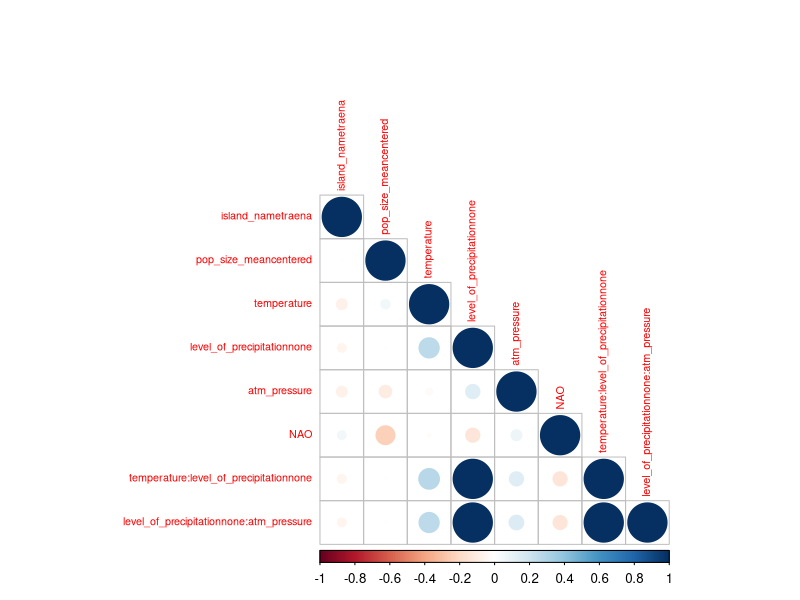
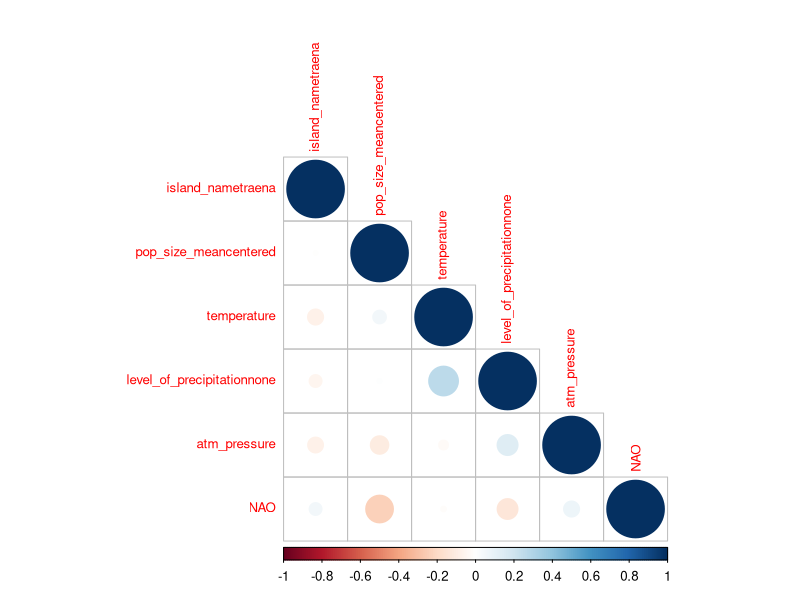
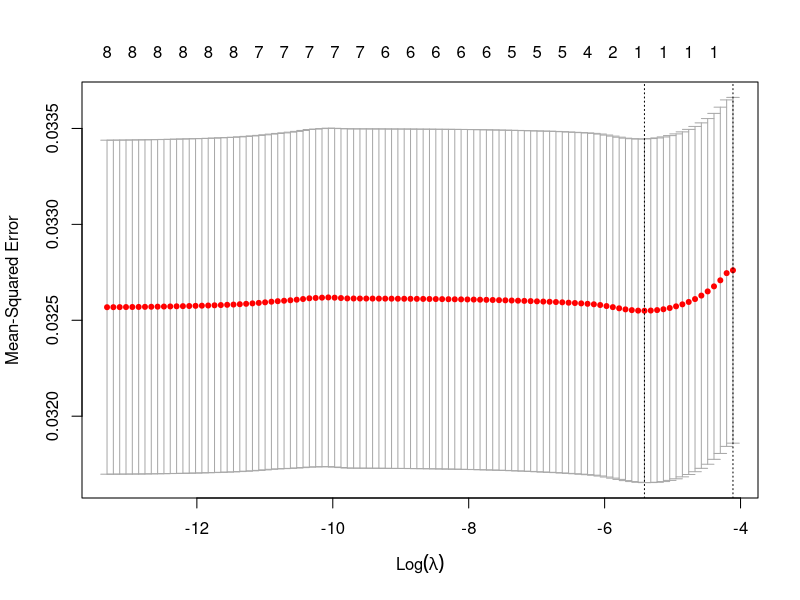
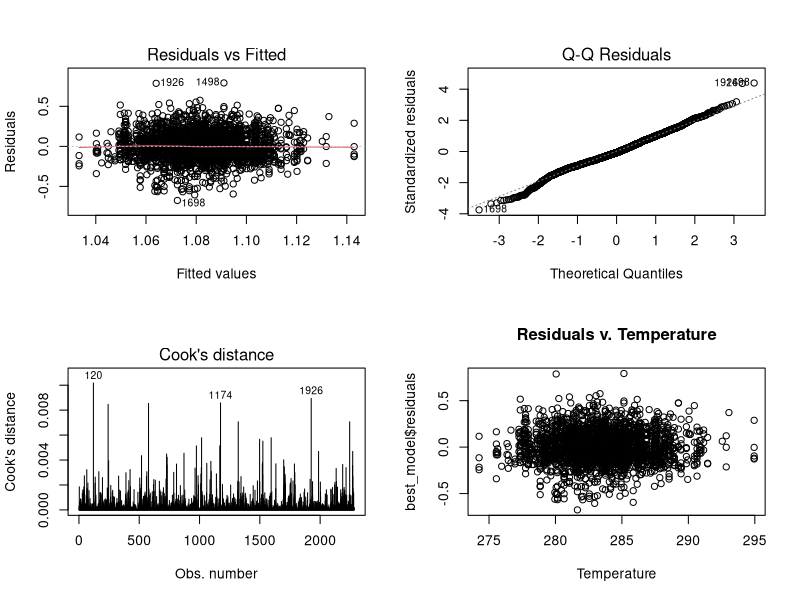
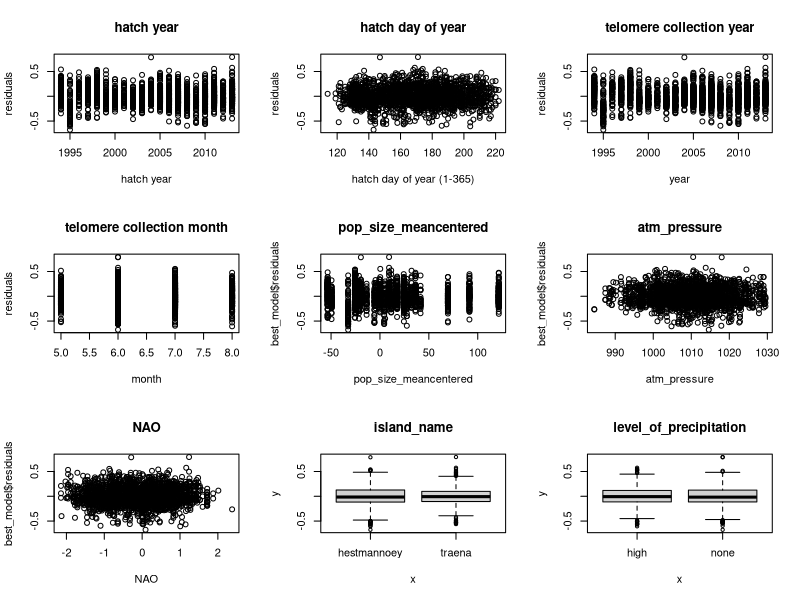
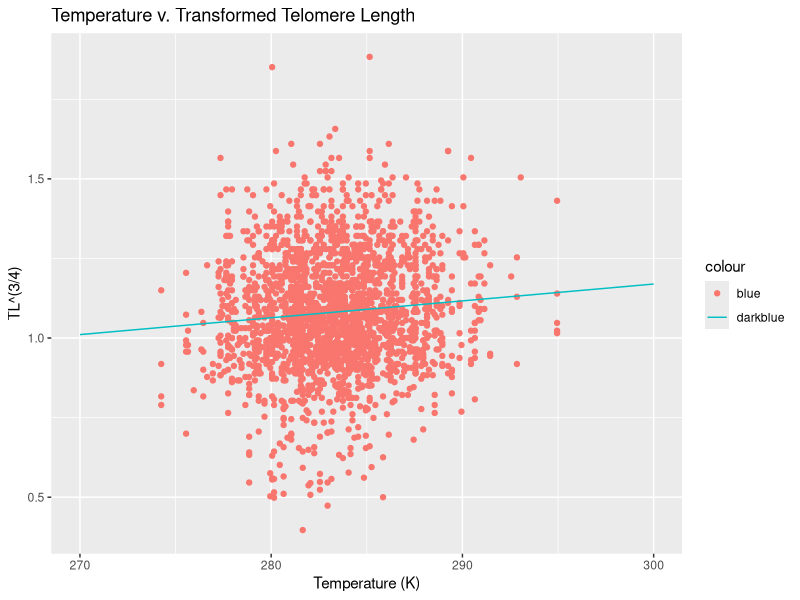
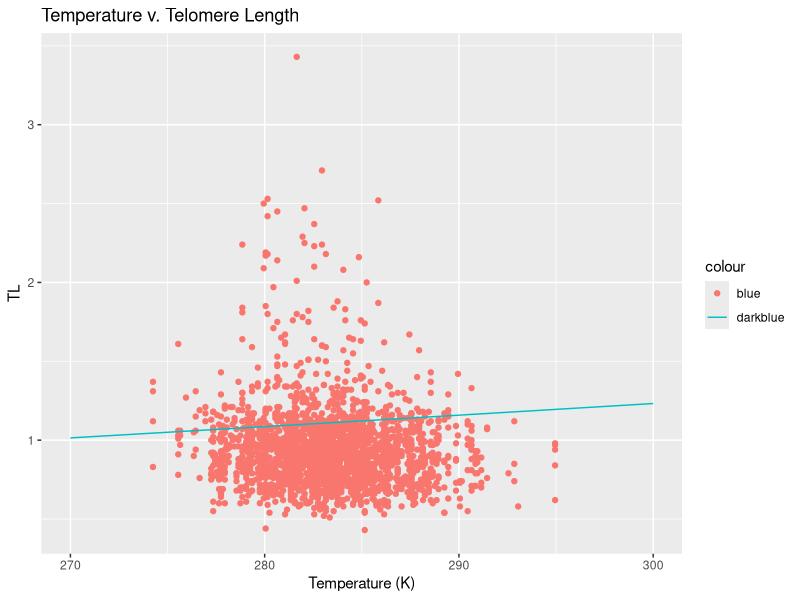

Recreate these plots in R, in order.
"
Summary:

B. Significant predictors
  5) Multicollinearity
      A. LASSO model (with interaction terms): full model regularized with LASSO
          - lambda 1se predictors: level_of_precipitation*atm_pressure, pop_size_meancentered, temperature, NAO
      B. No-interaction model: family-wise inference
          - significant predictor(s): temperature only
      C. Stepwise forward model
      D. ANOVA to compare LASSO model and no-interaction model
          - p-value = 0.10 => temperature is the only significant predictor
  6) Diagnostic plots
      - QQ plot
      - residuals v. fitted
      - residuals v. temperature
      - Cook's
      - independence of residuals (plot against date, observation no, other 5 ommitted var)
  7) re-transform back into original units
  8) also try a forward step wise model
      
"
#############################################################################################################
dev.off()
rm(list = ls())
# Libraries
library(corrplot)
library(glmnet)
library(ggplot2)
library(dplyr)
library(leaps)

# Functions
#############################################################################################################
# Accessing data
tl_df <- read.csv("./data_clean/predictors_of_tl_dataset.csv")
head(tl_df)
#############################################################################################################
# checking for multicollinearity
full_pred <- c("island_name",
                      "pop_size_meancentered",
                      "temperature*level_of_precipitation",
                      "level_of_precipitation * atm_pressure", "NAO"
)
full_formula <- as.formula(
  paste("bc_TL", 
        paste(full_pred, collapse = " + "),
        sep = " ~ ")
)
X <- model.matrix(lm(full_formula, data = tl_df), data = tl_df)[, -1]
corrplot(cor(X), type = "lower", tl.cex = 0.65)
# High multicollinearity among precipitation variables. Regularize with LASSO later.
dev.off()

# minus interactions
pred_nointer <- c("island_name",
                  "pop_size_meancentered",
                  "temperature", "level_of_precipitation",
                  "atm_pressure", "NAO"
)
nointer_formula <- as.formula(
  paste("bc_TL", 
        paste(pred_nointer, collapse = " + "),
        sep = " ~ ")
)
X_nointer <- model.matrix(lm(nointer_formula, data = tl_df), data = tl_df)[, -1]

corrplot(cor(X_nointer), type = "lower", tl.cex = 0.8)
# looks much better
dev.off()
####################################################################################################################
# LASSO Regularization on full model
X <- model.matrix(full_formula, data = tl_df)
cvfit <- cv.glmnet(x = X, y = tl_df$bc_TL, alpha = 1)

plot(cvfit)
dev.off()

print(cvfit)
coef(glmnet(X, tl_df$bc_TL), s = 0.001070)
# level_of_precipitation*atm_pressure, pop_size_meancentered, temperature, NAO
lasso_model <- lm(bc_TL ~ level_of_precipitation*atm_pressure
                  + pop_size_meancentered + temperature + NAO,
                  data = tl_df)

# t test model
nointer_model <- lm(nointer_formula, data = tl_df)
bonferroni_a <- 0.05/6
bonferroni_a
# 0.008333333
summary(nointer_model)
# temperature is the only significant predictor p-val = 7.45e-05
reduced_model <- lm(bc_TL ~ temperature, data = tl_df)

# stepwise forward model (matches reduced model)
stepwise_fw <- step(lm(bc_TL ~ 1, data = tl_df), k = log(nrow(tl_df)),
                    scope = full_formula, direction = "forward")
sort(names(stepwise_fw$coefficients))
####################################################################################################################
# ANOVA comparison
anova(lasso_model, reduced_model) 
# Does not appear to be significantly better
best_model <- reduced_model
####################################################################################################################
# Diagnostics
par(mfrow = c(2,2))
plot(best_model, which = c(1, 2, 4))
plot(x = tl_df$temperature, y = best_model$residuals, main = "Residuals v. Temperature", xlab = "Temperature")
dev.off()

# Independence of residuals
par(mfrow = c(3,3))
# v. hatching time
plot(y = best_model$residuals, x = tl_df$year, main="hatch year", xlab = "hatch year", ylab="residuals")
plot(y = best_model$residuals, x = tl_df$yearday, main="hatch day of year", xlab = "hatch day of year (1-365)", ylab="residuals")
# v. telomere collection time
tl_df <- tl_df %>% mutate(sample_year = as.integer(substr(sample_date, 7, 10))) %>%
  mutate(sample_month = as.integer(substr(sample_date, 4, 5)))

plot(y=best_model$residuals, x=tl_df$sample_year, main = "telomere collection year",xlab="year", ylab = "residuals")
plot(y=best_model$residuals, x=tl_df$sample_month, main = "telomere collection month", xlab="month",ylab="residuals")

# v. ommitted predictors
cts_omitted_pred <- c("pop_size_meancentered",
                  "atm_pressure", 
                  "NAO"
)
cat_omitted_pred <- c("island_name", "level_of_precipitation")

for (pred in cts_omitted_pred) {
  plot(tl_df[[pred]], best_model$residuals, main = pred, xlab = pred)
}

for (pred in cat_omitted_pred) {
  plot(as.factor(tl_df[[pred]]), best_model$residuals, main = pred)
}

dev.off()
###################################################################################################################
# plotting best model (box-cox transformed)
predictions <- data.frame(temperature = 270:300, bc_TL = predict(best_model, newdata = data.frame(temperature = 270:300)))

ggplot() +
  geom_point(aes(x=temperature, y = bc_TL, color = "blue"), data = tl_df) +
  geom_line(aes(x=temperature, y = bc_TL, col = "darkblue"), data = predictions) +
  ggtitle("Temperature v. Transformed Telomere Length") +
  scale_x_continuous("Temperature (K)") +
  scale_y_continuous("TL^(3/4)") 
###################################################################################################################
# plot out  back-transformed predictions
lambda <- .75
predictions <- predictions %>% 
  mutate(TL = (bc_TL)^(1/lambda))
ggplot() +
  geom_point(aes(x=temperature, y = TL, color = "blue"), data = tl_df) +
  geom_line(aes(x=temperature, y = TL, col = "darkblue"), data = predictions) +
  ggtitle("Temperature v. Telomere Length") +
  scale_x_continuous("Temperature (K)") +
  scale_y_continuous("TL") 

est <- lm(TL ~ temperature, data = predictions)
summary(est)
